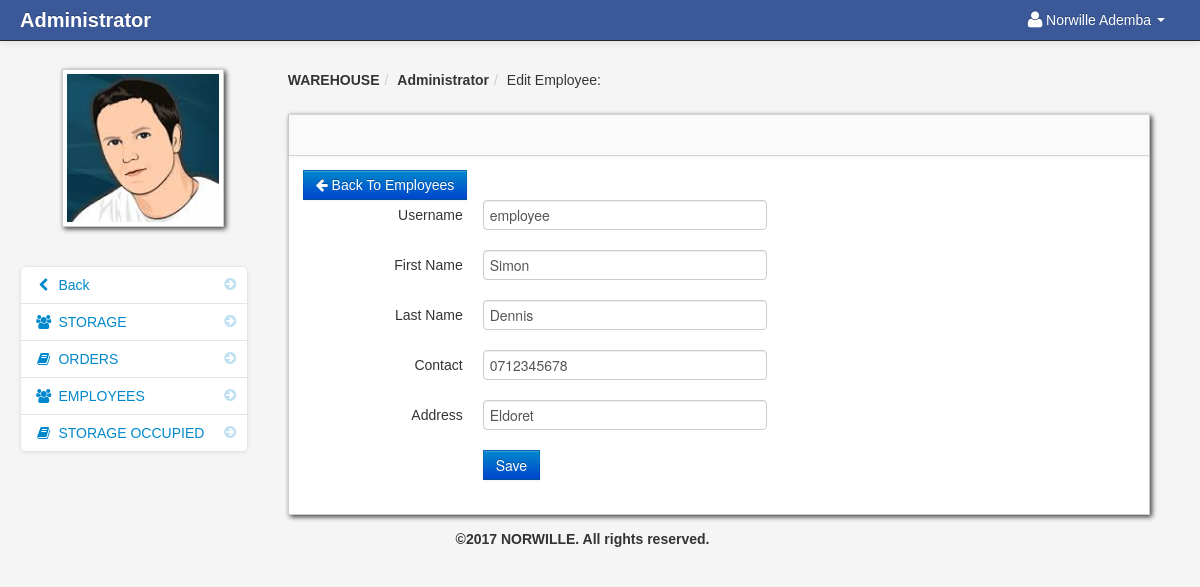
The page /administrator/EditEmployee.php?edit=1&id=4 (signed in) on the database its author committed.
### tables this page shows
CREATE TABLE IF NOT EXISTS `employees` (
  `user_id` int(11) NOT NULL AUTO_INCREMENT,
  `firstname` varchar(100) NOT NULL,
  `lastname` varchar(100) NOT NULL,
  `username` varchar(100) NOT NULL,
  `password` varchar(100) NOT NULL,
  `address` varchar(100) NOT NULL,
  `phone` varchar(100) NOT NULL,
  `image` varchar(255) NOT NULL,
  PRIMARY KEY (`user_id`)
);

### administrator/session.php (called while the page is built, shortened)
<?php
$session_id=$_SESSION['id'];
?>

### administrator/EditEmployee.php (the view, shortened to what this page needs)
<?php include('header_dashboard.php'); ?>
    <body>
		<?php include('navbar.php'); ?>
        <div class="container-fluid">
            <div class="row-fluid">
				<?php include('sidebar.php'); ?>
                <div class="span9" id="content">
                     <div class="row-fluid">
					     <ul class="breadcrumb">
								<li><a href="#"><b>WAREHOUSE</b></a><span class="divider">/</span></li>
                                <li><a href="#"><b>Administrator</b></a><span class="divider">/</span></li>
                                <li><a href="#">Edit Employee: </a></li>
						</ul>
                        <div id="block_bg" class="block">
                            <div class="navbar navbar-inner block-header">
                                                                        <?php
    if (isset($_GET['id'])) {
    $user_id = (int) $_GET['id'];
    $row = mysql_fetch_array(mysql_query("SELECT * FROM `employees` WHERE `user_id` = '$user_id' "));
    } ?>
                            </div>
                            <div class="block-content collapse in">
                                <div class="span12">
  								<a href='employee.php' class='btn btn-primary'><i class="icon-arrow-left icon-white"></i> Back To Employees</a>
<form action='' method='POST' class="form-horizontal">
    <div class="control-group">
        <label class="control-label" for="rate"> Username</label >
        <div class="controls">
            <input type="text" class="input-xlarge"  name='username' value='<?php echo stripslashes($row['username']) ?>' />
    </div>
    </div>
    <div class="control-group">
        <label class="control-label" for="rate"> First Name</label >
        <div class="controls">
            <input type="text" class="input-xlarge" name='firstname' value='<?php echo stripslashes($row['firstname']) ?>' />
    </div>
    </div>
     <div class="control-group">
        <label class="control-label" for="rate"> Last Name</label >
        <div class="controls">
            <input type="text" class="input-xlarge" name='lastname' value='<?php echo stripslashes($row['lastname']) ?>' />
    </div>
    </div>
    <div class="control-group">
        <label class="control-label" for="rate"> Contact</label >
        <div class="controls">
            <input type="text" class="input-xlarge" name='phone' value='<?php echo stripslashes($row['phone']) ?>' />
    </div>
    </div>
    <div class="control-group">
        <label class="control-label" for="rate"> Address</label >
        <div class="controls">
            <input type="text" class="input-xlarge" name='address' value='<?php echo stripslashes($row['address']) ?>' />
    </div>
    </div>
    <div class="control-group">
        <div class="controls">
            <input type='submit' value='Save' class="btn btn-primary  " />
        </div>
    </div>
</form>
                            </div>
                        </div>
                    </div>
                </div>
            </div>
        </div>
        <?php include('footer.php'); ?>
		<?php include('script.php'); ?>
    </body>
</html>

### administrator/navbar.php (shortened to what this page needs)
<div class="navbar navbar-fixed-top navbar-inverse">
        <div class="navbar-inner">
            <div class="container-fluid">
                <a class="brand" href="dasboard.php"><b>Administrator</b> </a>
				<?php if(isset($_SESSION['id'])){ ?>
					<div class="nav-collapse collapse">
						<ul class="nav pull-right">
							<?php $query= mysql_query("select * from admin where user_id = '$session_id'")or die(mysql_error());
									$row = mysql_fetch_array($query);
							?>
							<li class="dropdown">
								<a href="#" role="button" class="dropdown-toggle" data-toggle="dropdown"> <i class="icon-user icon-large"></i><?php echo $row['firstname']." ".$row['lastname'];  ?> <i class="caret"></i></a>
							</li>
						</ul>
					</div>
					<?php } ?>
            </div>
        </div>
</div>

### administrator/sidebar.php
<div class="span3" id="sidebar">
	<?php $query= mysql_query("select * from admin where user_id = '$session_id'")or die(mysql_error());
									$row = mysql_fetch_array($query);
							?>
	<img id="avatar" src="admin/uploads/<?php $image=$row['image']; echo $image; ?>" class="img-polaroid">
		<ul class="nav nav-list bs-docs-sidenav nav-collapse collapse">
				<li class=""><a href="dasboard.php"><i class="icon-chevron-right"></i><i class="icon-chevron-left"></i>&nbsp;Back</a></li>
				<li class=""><a href="storage.php<?php echo '?id='.$get_id; ?>"><i class="icon-chevron-right"></i><i class="icon-group"></i>&nbsp;STORAGE</a></li>
				<li class=""><a href="orders.php<?php echo '?id='.$get_id; ?>"><i class="icon-chevron-right"></i><i class="icon-book"></i>&nbsp;ORDERS</a></li>
				<li class=""><a href="employee.php<?php echo '?id='.$get_id; ?>"><i class="icon-chevron-right"></i><i class="icon-group"></i>&nbsp;EMPLOYEES</a></li>
				<li class=""><a href="Storage_Summary.php<?php echo '?id='.$get_id; ?>"><i class="icon-chevron-right"></i><i class="icon-book"></i>&nbsp;STORAGE OCCUPIED</a></li>
		</ul>
</div>

### administrator/admin/assets/styles.css (style rules this page uses)
body { padding-top: 60px; padding-bottom: 40px; background-color: #f5f5f5; }
#content { margin-left:0px; }
.breadcrumb { margin: 0 0 0px; padding: 10px 0px; background-color: transparent; }
.block { background: url("../images/pixel-60fff.png") repeat scroll 0 0 rgba(0, 0, 0, 0) !important; border: 1px solid #ccc; background: white; margin: 1em 0em; border-top: none; -webkit-box-shadow: 2px 2px 5px rgba(0, 0, 6, 0.75); -moz-box-shadow: 2px 2px 5px rgba(0, 0, 6, 0.75); box-shadow: 2px 2px 5px rgba(0, 0, 6, 0.75); }
.block-content { margin: 1em; min-height: .25em; }
.block-header { margin-bottom: 0px; border-right: none; border-left: none; -webkit-border-radius: 0px; -moz-border-radius: 0px; border-radius: 0px; }
.bs-docs-sidenav { max-width: 228px; margin: 30px 0 0; padding: 0; background-color: #fff; -webkit-border-radius: 6px; -moz-border-radius: 6px; border-radius: 6px; -webkit-box-shadow: 0 1px 4px rgba(0,0,0,.065); -moz-box-shadow: 0 1px 4px rgba(0,0,0,.065); box-shadow: 0 1px 4px rgba(0,0,0,.065); }
.bs-docs-sidenav > li > a { display: block; width: 190px \9; margin: 0 0 -1px; padding: 8px 14px; border: 1px solid #e5e5e5; }
.bs-docs-sidenav > li:first-child > a { -webkit-border-radius: 6px 6px 0 0; -moz-border-radius: 6px 6px 0 0; border-radius: 6px 6px 0 0; }
.bs-docs-sidenav > li:last-child > a { -webkit-border-radius: 0 0 6px 6px; -moz-border-radius: 0 0 6px 6px; border-radius: 0 0 6px 6px; }
.bs-docs-sidenav .icon-chevron-right { float: right; margin-top: 2px; margin-right: -6px; opacity: .25; }

### rows shown on the page
employees: username "employee", firstname "Simon", lastname "Dennis", phone "0712345678", address "Eldoret"

### other values the page prints
$row['firstname'] "Norwille"
$row['lastname'] "Ademba"
